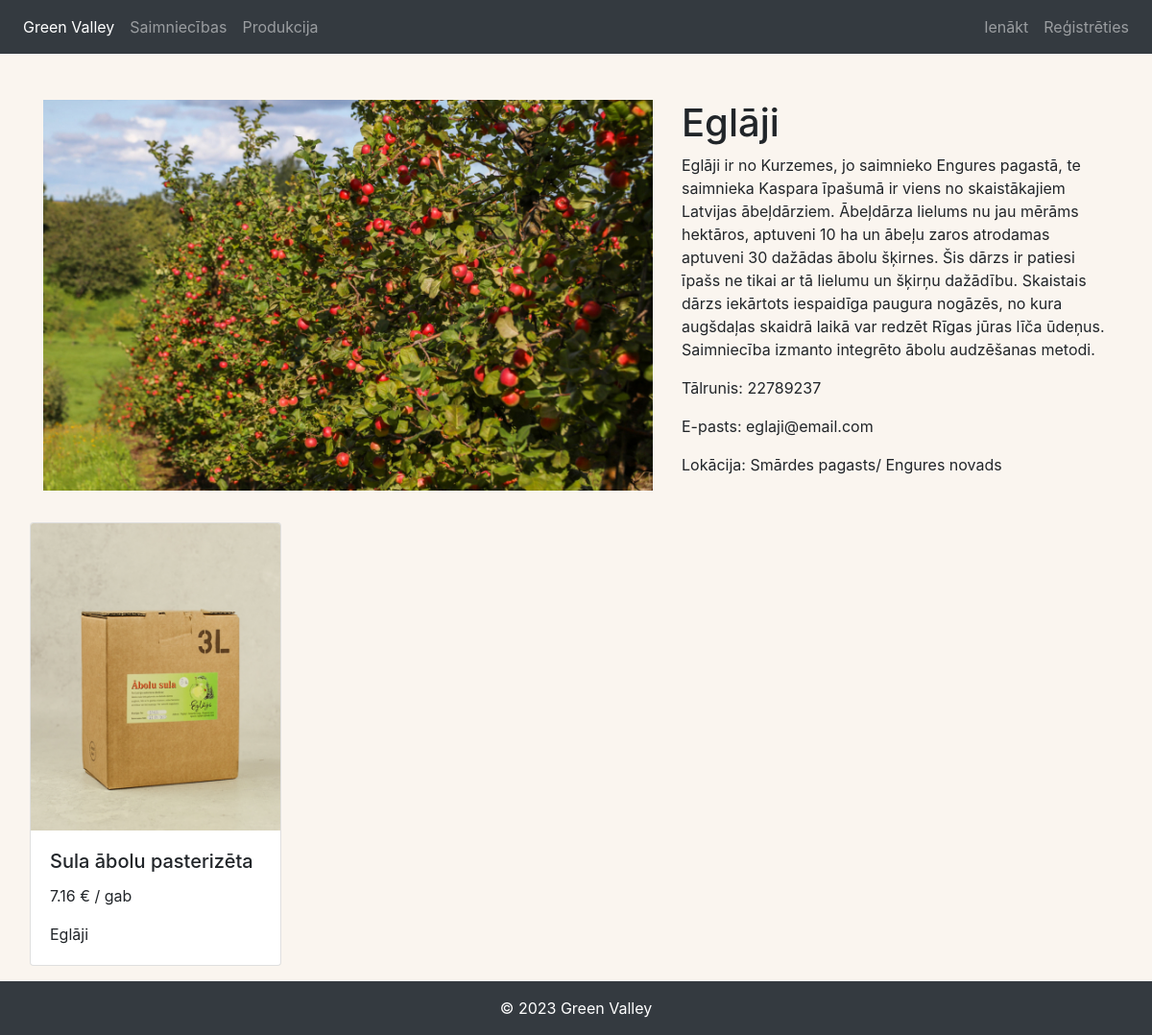
/saimnieciba/ab6307a1-f027-4615-a5c0-517690799c08/, run on the app's committed database.
### saimniecibas/models.py (models this page shows, shortened)
class Profile(models.Model):
    id = models.UUIDField(default=uuid.uuid4, unique=True, primary_key=True, editable=False)
    user = models.OneToOneField(User, on_delete=models.CASCADE, null=True, blank=True)
    username = models.CharField(max_length=200, blank=True, null=True)
    s_nosaukums = models.CharField(max_length=200)
    s_apraksts = models.TextField()
    s_foto = models.ImageField(null=True, blank=False, default='defaultx.jpg',)
    email = models.EmailField(max_length=500, blank=True, null=True)
    talrunis = models.CharField(max_length=8)
    lokacija = models.CharField(max_length=200)
    s_datums = models.DateTimeField(default=timezone.now)
    class Meta:
        db_table = 'saimniecibas_profile'

### produkcija/models.py (models this page shows, shortened)
class Product(models.Model):
    saimnieciba = models.ForeignKey(Profile, null=True, blank=True, on_delete=models.SET_NULL)
    p_nosaukums = models.CharField(max_length=200)
    p_apraksts = models.TextField()
    p_foto = models.ImageField(null=True, blank=False)
    cena = models.DecimalField(max_digits=7, decimal_places=2)
    mervienibu_veidi = (
        ('kg', 'kilogrami'),
        ('g', 'grami'),
        ('l', 'litri'),
        ('ml', 'mililitri'),
        ('gab', 'gabalā'),
    )
    cenas_mervieniba = models.CharField(max_length=100, choices=mervienibu_veidi)
    p_datums = models.DateTimeField(default=timezone.now)
    id = models.UUIDField(default=uuid.uuid4, unique=True,
                          primary_key=True, editable=False)

### saimniecibas/views.py (the view)
# urls.py: path('saimnieciba/<str:pk>/', views.userProfile, name='user-profile'),
def userProfile(request, pk):
    profile = Profile.objects.get(id=pk)
    context = {'profile': profile}
    return render(request, 'saimniecibas/saimnieciba.html', context)

### saimniecibas/templates/saimniecibas/saimnieciba.html
{% extends 'main.html' %} {% block content %}
<div class="container" style="margin-top: 3rem">
  <div class="row" id="features">
    <div class="col-sm-7 feature">
      <img
        src="{{ profile.s_foto.url }}"
        alt="Web Design"
        class="img-circle"
        style="width: 100%"
      />
    </div>
    <div class="col-sm-5 feature">
      <h1>{{profile.s_nosaukums}}</h1>
      <p>{{profile.s_apraksts}}</p>
      <p>Tālrunis: {{profile.talrunis}}</p>
      <p>E-pasts: {{profile.email}}</p>
      <p>Lokācija: {{profile.lokacija}}</p>
    </div>
  </div>
</div>
<div class="row row-cols-1 row-cols-md-4 g-4" style="margin: 1rem">
  {% for product in profile.product_set.all %}
  <div class="col" style="margin-top: 1rem">
    <div class="card h-100">
      <div>
        <a href="{% url 'product' product.id %}" class="card__body">
          <img src="{{ product.p_foto.url }}" class="card-img-top" alt="image"
        /></a>
      </div>
      <div class="card-body">
        <h5 class="card-title">{{ product.p_nosaukums }}</h5>
        <p class="card-text">
          {{ product.cena }} € / {{ product.cenas_mervieniba}}
        </p>
        <p class="card-text">{{ product.saimnieciba.s_nosaukums}}</p>
      </div>
    </div>
  </div>
  {% endfor %}
</div>
{% endblock content %}

### static/styles/main.css (style rules this page uses)
.card-img-top { width: 100%; height: 40vh; object-fit: cover; }

### templates/main.html (style rules this page uses)
body { font-family: "Inter", sans-serif; background: #faf5ef; }

### data on the page
Profile: s_foto (picture), s_nosaukums "Eglāji", s_apraksts "Eglāji ir no Kurzemes, jo saimnieko Engures pagastā, te saimnieka Kaspara īpašumā ir viens no skaistākajiem Latvijas ābeļdārziem. Ābeļdārza lielums nu jau mērāms hektāros, aptuveni 10 ha un ābeļu zaros atrodamas aptuveni 30 dažādas ābolu šķirnes. Šis dārzs ir patiesi īpašs ne tikai ar tā lielumu un šķirņu dažādību. Skaistais dārzs iekārtots iespaidīga paugura nogāzēs, no kura augšdaļas skaidrā laikā var redzēt Rīgas jūras līča ūdeņus. Saimniecība izmanto integrēto ābolu audzēšanas metodi.", talrunis "22789237", email "eglaji@email.com", lokacija "Smārdes pagasts/ Engures novads"
Product: p_foto (picture), p_nosaukums "Sula ābolu pasterizēta", cena "7.16", cenas_mervieniba "gab", saimnieciba.s_nosaukums "Eglāji"
